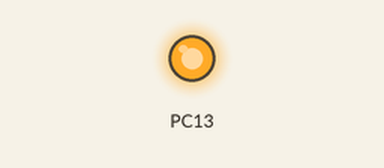
Bench run of a sketch on a simulated STM32 Blue Pill. Parts: output pins drawn as LEDs (lit = HIGH).

Above: at 0.75 s.
At 10.5 s:
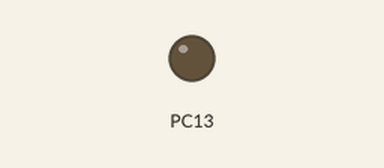
Timing chart, 0 to 14.3 s (numbered marks = the images above):
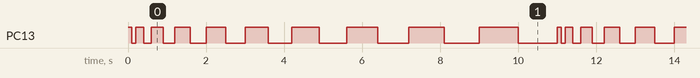

The sketch:

exp03-LED-with-changing-blink.ino
```cpp
void setup() {
  // put your setup code here, to run once:
  pinMode(PC13, OUTPUT);

}

void loop() {
  // put your main code here, to run repeatedly:
  for(int i = 100; i <= 1000; i+=100){
    digitalWrite(PC13, HIGH);
    delay(i);

    digitalWrite(PC13, LOW);
    delay(i);
  }

}
```

Measured:
- by itself, PC13: repeats every 11.0 s: LOW 0.10 s, HIGH 0.20 s, LOW 0.20 s, HIGH 0.30 s, LOW 0.30 s, HIGH 0.40 s, LOW 0.40 s, HIGH 0.50 s, LOW 0.50 s, HIGH 0.60 s, LOW 0.60 s, HIGH 0.70 s, LOW 0.70 s, HIGH 0.80 s, LOW 0.80 s, HIGH 0.90 s, LOW 0.90 s, HIGH 1.0 s, LOW 1.0 s, HIGH 0.10 s
- by itself, everything shown: repeats every 11.0 s, in 18 steps
